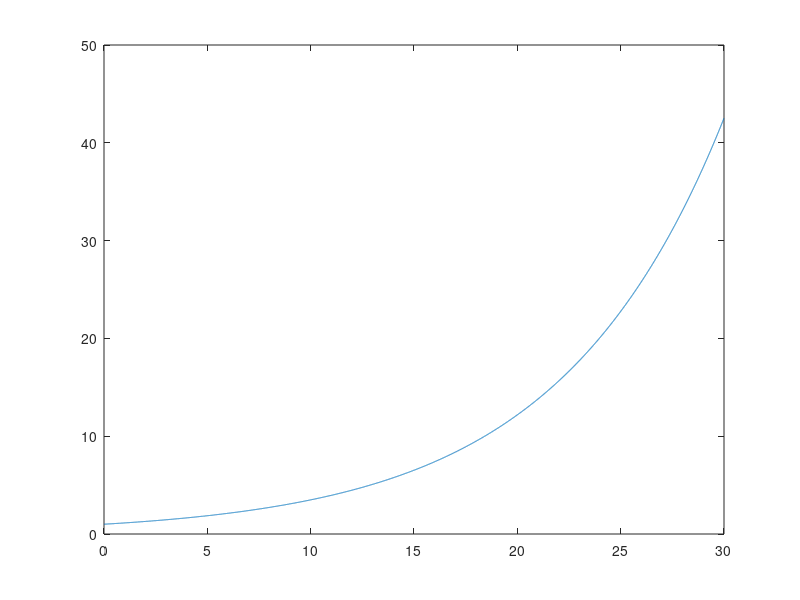

Write the MATLAB code that produced this figure. (Note: this script raises an error after producing the figure.)
%% FIRST, IMPORT DATA FROM FUKUCHI ET AL 2017: USE RBDS001runT35forces.txt (column 3 is vertical)

Fs = 300;
dt = 1/Fs;
StopTime = 30;
t = (0:dt:StopTime-dt)';
Fc = 1/30;
sine_drift = sin(2*pi*Fc*t)*1000;
exp_drift = exp(t/8);
plot(t,exp_drift)
vGRF = RBDS001runT25forces;
drift_vGRF = vGRF + sine_drift;

plot(drift_vGRF)
%%
temp = drift_vGRF(110:546);

Fs = 300; % From Fukuchi et al. (2017) dataset
Fc = 60;
Fn = (Fs/2);
[b, a] = butter(2, Fc/Fn);

temp_f = filtfilt(b, a, temp);
plot(temp_f)
trueGRF = vGRF(110:546);
trueGRF_f = filtfilt(b,a,trueGRF);

aerial_vals = [75, 146, 227, 302];
aerial_locs = [0,92,208,321];
hold on
plot(temp_f)
plot(aerial_locs, aerial_vals,'k*')
drift =[repmat(aerial_vals(1),aerial_locs(2)-aerial_locs(1),1); ...
    repmat(aerial_vals(2),aerial_locs(3)-aerial_locs(2),1); ...
    repmat(aerial_vals(3),aerial_locs(4)-aerial_locs(3),1); ...
    repmat(aerial_vals(4),length(temp_f)-aerial_locs(4),1)];
plot(drift)

figure
hold on
wrong = temp_f-drift;
plot(wrong,'k')
plot(trueGRF_f,'r--')
%% create custom drift
x = linspace(0,30,15);
y = [0,2,6,12,20,25,30, 33, 34, 35, 35.5, 36, 36.5, 37, 37.5]; %fake drift
y = y*3;
p = polyfit(x,y,6);

x1 = linspace(0,30, length(vGRF));
y1 = polyval(p,x1);
close 
figure
plot(x,y,'o')
hold on
plot(x1,y1);

%%
close
plot(vGRF)
hold on
plot(vGRF+y1')
custom_drift_vGRF = vGRF + y1';
csvwrite('custom_drift_S001runT25.csv',custom_drift_vGRF)
